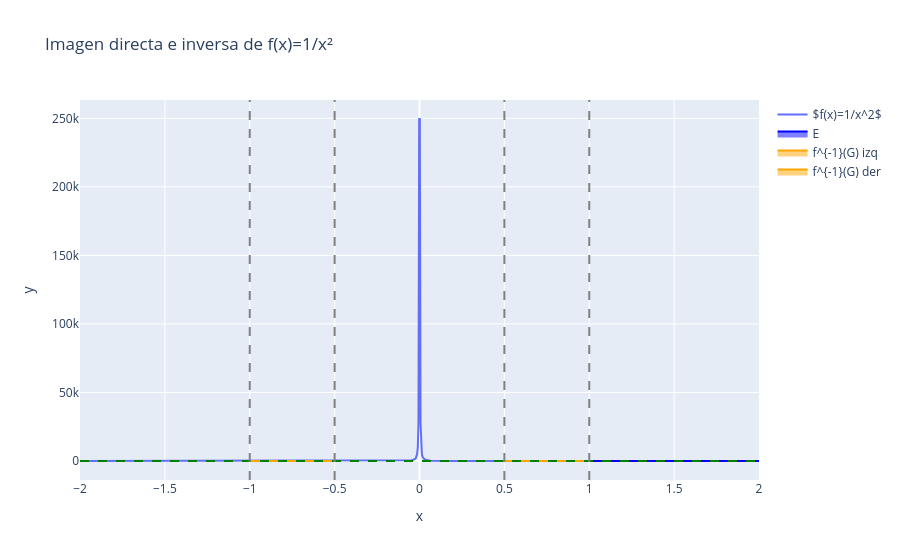

Notebook code cell kept with this figure:
### Markdown cell above
### **Gráfica interactiva con Plotly**

```python

### Code cell
fig = go.Figure()

# Función
fig.add_trace(go.Scatter(x=x_vals, y=y_vals, mode='lines', name=r'$f(x)=1/x^2$'))

# E
E_x_plot = np.linspace(1, 2, 100)
E_y_plot = 1 / E_x_plot**2
fig.add_trace(go.Scatter(x=E_x_plot, y=E_y_plot, fill='tozeroy', mode='lines', name='E', line=dict(color='blue')))

# G y f^{-1}(G)
fig.add_trace(go.Scatter(x=[-1, -0.5, -0.5, -1], y=[0, 0, 5, 5], fill='toself', mode='lines', name='f^{-1}(G) izq', line=dict(color='orange')))
fig.add_trace(go.Scatter(x=[0.5, 1, 1, 0.5], y=[0, 0, 5, 5], fill='toself', mode='lines', name='f^{-1}(G) der', line=dict(color='orange')))

# Líneas horizontales G
fig.add_hline(y=1, line_dash="dash", line_color="green")
fig.add_hline(y=4, line_dash="dash", line_color="green")

# Líneas verticales límites
fig.add_vline(x=-1, line_dash="dash", line_color="gray")
fig.add_vline(x=-0.5, line_dash="dash", line_color="gray")
fig.add_vline(x=0.5, line_dash="dash", line_color="gray")
fig.add_vline(x=1, line_dash="dash", line_color="gray")

fig.update_layout(title="Imagen directa e inversa de f(x)=1/x²", xaxis_title="x", yaxis_title="y")
fig.show()

### Figure 1 — Plotly figure (JSON) as saved in the notebook; plotly's stock layout.template omitted (floating-point values rounded to 4 significant figures; data arrays with more than 128 entries replaced by an {"elided": "..."} marker saying what was removed)
{"data": [{"mode": "lines", "name": "$f(x)=1/x^2$", "type": "scatter", "x": {"elided": "1000 float values"}, "y": {"elided": "1000 float values"}}, {"fill": "tozeroy", "line": {"color": "blue"}, "mode": "lines", "name": "E", "type": "scatter", "x": [1.0, 1.01, 1.02, 1.03, 1.04, 1.051, 1.061, 1.071, 1.081, 1.091, 1.101, 1.111, 1.121, 1.131, 1.141, 1.152, 1.162, 1.172, 1.182, 1.192, 1.202, 1.212, 1.222, 1.232, 1.242, 1.253, 1.263, 1.273, 1.283, 1.293, 1.303, 1.313, 1.323, 1.333, 1.343, 1.354, 1.364, 1.374, 1.384, 1.394, 1.404, 1.414, 1.424, 1.434, 1.444, 1.455, 1.465, 1.475, 1.485, 1.495, 1.505, 1.515, 1.525, 1.535, 1.545, 1.556, 1.566, 1.576, 1.586, 1.596, 1.606, 1.616, 1.626, 1.636, 1.646, 1.657, 1.667, 1.677, 1.687, 1.697, 1.707, 1.717, 1.727, 1.737, 1.747, 1.758, 1.768, 1.778, 1.788, 1.798, 1.808, 1.818, 1.828, 1.838, 1.848, 1.859, 1.869, 1.879, 1.889, 1.899, 1.909, 1.919, 1.929, 1.939, 1.949, 1.96, 1.97, 1.98, 1.99, 2.0], "y": [1.0, 0.9801, 0.9608, 0.942, 0.9238, 0.9062, 0.889, 0.8723, 0.8561, 0.8403, 0.8249, 0.81, 0.7955, 0.7813, 0.7676, 0.7542, 0.7411, 0.7284, 0.716, 0.7039, 0.6921, 0.6806, 0.6694, 0.6585, 0.6478, 0.6374, 0.6273, 0.6173, 0.6077, 0.5982, 0.589, 0.5799, 0.5711, 0.5625, 0.5541, 0.5458, 0.5378, 0.5299, 0.5222, 0.5147, 0.5073, 0.5001, 0.493, 0.4861, 0.4793, 0.4727, 0.4662, 0.4598, 0.4536, 0.4475, 0.4415, 0.4356, 0.4298, 0.4242, 0.4187, 0.4133, 0.408, 0.4027, 0.3976, 0.3926, 0.3877, 0.3829, 0.3781, 0.3735, 0.3689, 0.3644, 0.36, 0.3557, 0.3514, 0.3473, 0.3432, 0.3391, 0.3352, 0.3313, 0.3275, 0.3237, 0.32, 0.3164, 0.3128, 0.3093, 0.3059, 0.3025, 0.2992, 0.2959, 0.2927, 0.2895, 0.2864, 0.2833, 0.2803, 0.2773, 0.2744, 0.2715, 0.2687, 0.2659, 0.2631, 0.2604, 0.2578, 0.2551, 0.2525, 0.25]}, {"fill": "toself", "line": {"color": "orange"}, "mode": "lines", "name": "f^{-1}(G) izq", "type": "scatter", "x": [-1, -0.5, -0.5, -1], "y": [0, 0, 5, 5]}, {"fill": "toself", "line": {"color": "orange"}, "mode": "lines", "name": "f^{-1}(G) der", "type": "scatter", "x": [0.5, 1, 1, 0.5], "y": [0, 0, 5, 5]}], "layout": {"shapes": [{"line": {"color": "green", "dash": "dash"}, "type": "line", "x0": 0, "x1": 1, "xref": "x domain", "y0": 1, "y1": 1, "yref": "y"}, {"line": {"color": "green", "dash": "dash"}, "type": "line", "x0": 0, "x1": 1, "xref": "x domain", "y0": 4, "y1": 4, "yref": "y"}, {"line": {"color": "gray", "dash": "dash"}, "type": "line", "x0": -1, "x1": -1, "xref": "x", "y0": 0, "y1": 1, "yref": "y domain"}, {"line": {"color": "gray", "dash": "dash"}, "type": "line", "x0": -0.5, "x1": -0.5, "xref": "x", "y0": 0, "y1": 1, "yref": "y domain"}, {"line": {"color": "gray", "dash": "dash"}, "type": "line", "x0": 0.5, "x1": 0.5, "xref": "x", "y0": 0, "y1": 1, "yref": "y domain"}, {"line": {"color": "gray", "dash": "dash"}, "type": "line", "x0": 1, "x1": 1, "xref": "x", "y0": 0, "y1": 1, "yref": "y domain"}], "title": {"text": "Imagen directa e inversa de f(x)=1/x²"}, "xaxis": {"title": {"text": "x"}}, "yaxis": {"title": {"text": "y"}}}}
